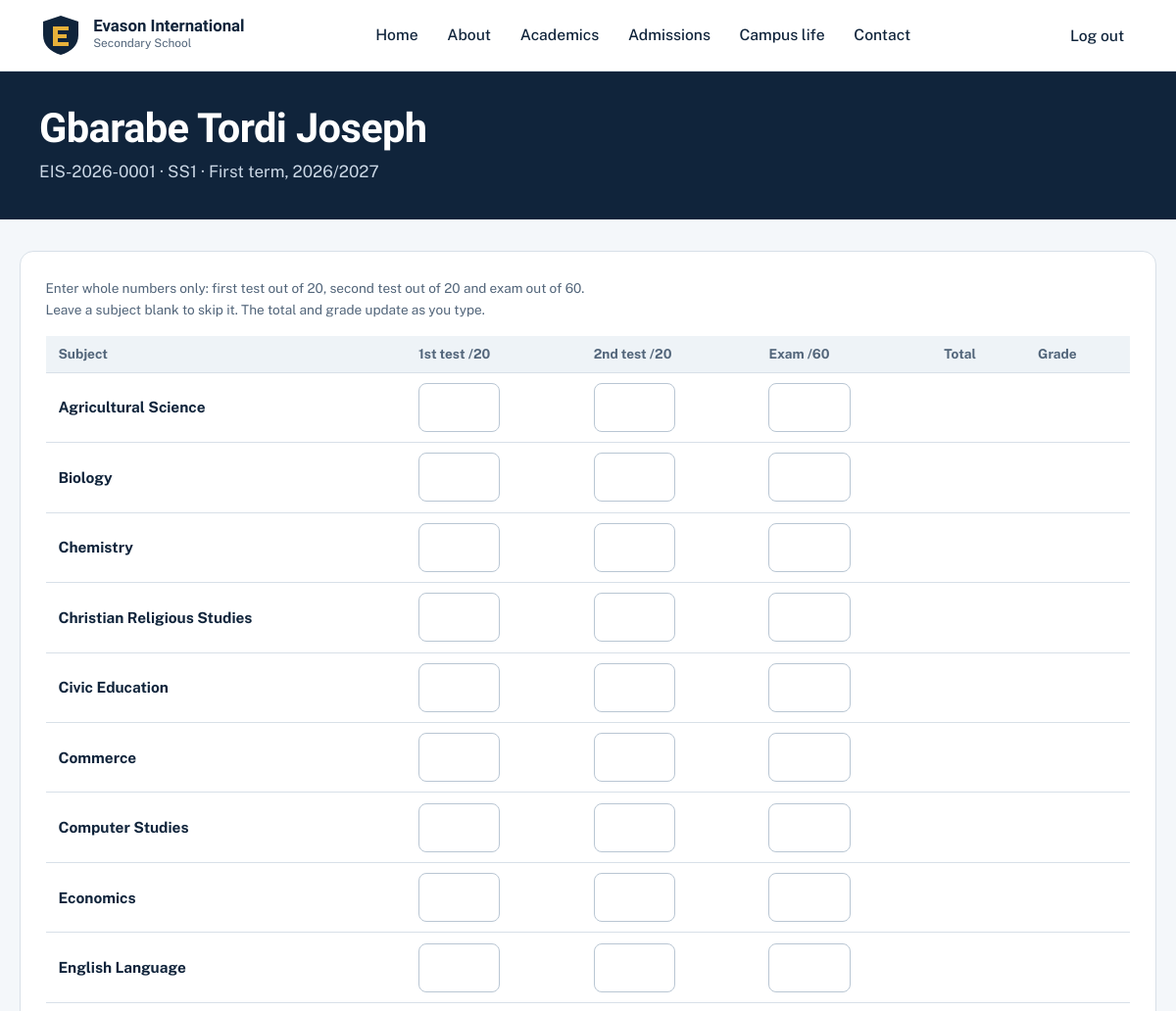
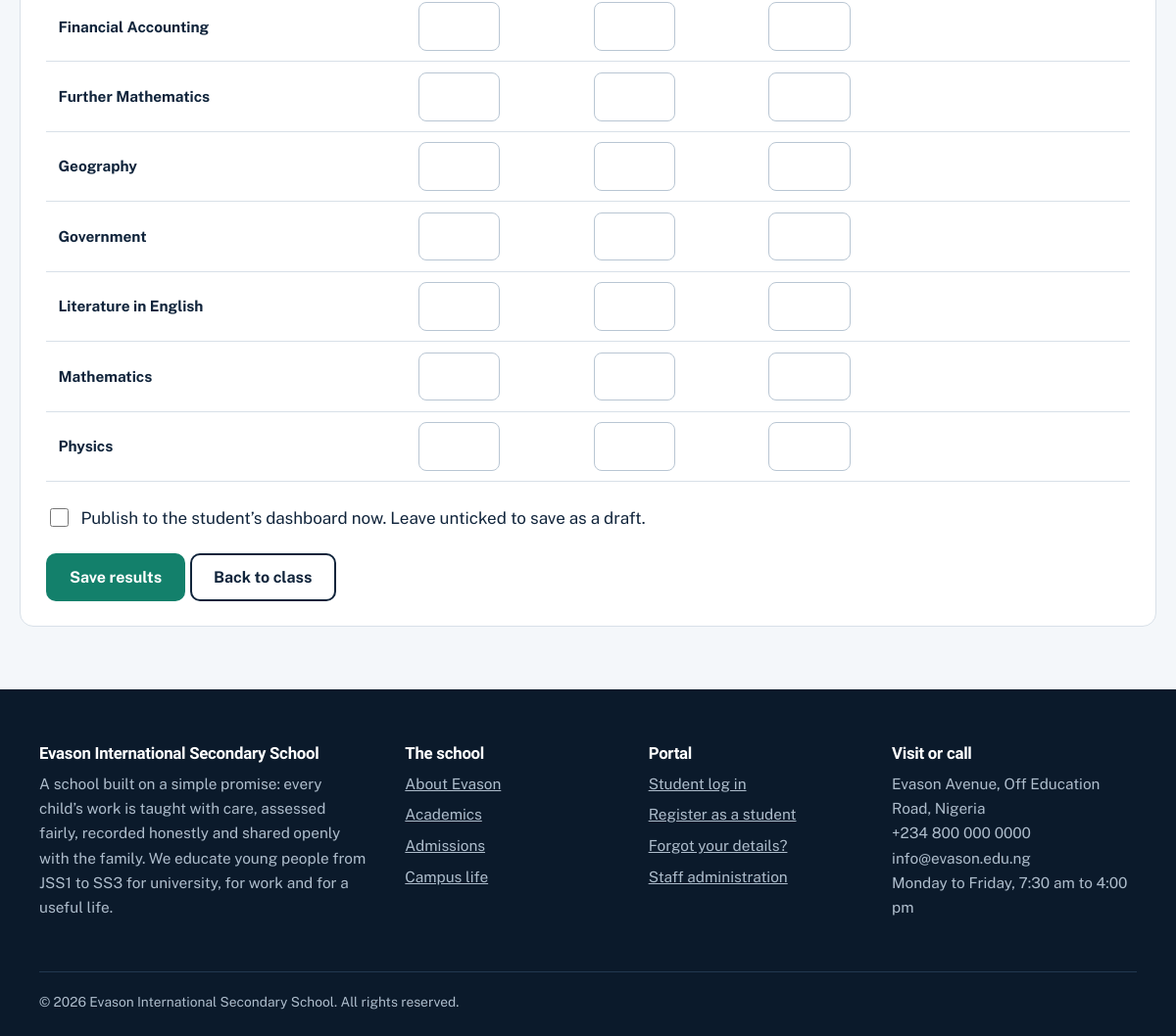
The app's page /portal/results/1/1/ (signed in) with its own data (2 pictures, top to bottom).
### accounts/models.py (models this page shows, shortened)
class StudentProfile(models.Model):
    GENDERS = [("F", "Female"), ("M", "Male")]
    user = models.OneToOneField(settings.AUTH_USER_MODEL, on_delete=models.CASCADE, related_name="student")
    reg_number = models.CharField("Registration number", max_length=20, unique=True, editable=False, blank=True)
    school_class = models.ForeignKey("academics.SchoolClass", on_delete=models.PROTECT, related_name="students")
    gender = models.CharField(max_length=1, choices=GENDERS)
    date_of_birth = models.DateField(null=True, blank=True)
    guardian_name = models.CharField(max_length=120)
    guardian_phone = models.CharField(max_length=30)
    address = models.CharField(max_length=255, blank=True)
    passport = models.ImageField(upload_to="passports/", blank=True)
    created = models.DateTimeField(auto_now_add=True)
    class Meta:
        ordering = ["school_class__order", "user__last_name", "user__first_name"]
    @property
    def full_name(self):
        return self.user.get_full_name() or self.user.username

class User(AbstractUser):
    STUDENT, TEACHER, ADMIN = "student", "teacher", "admin"
    ROLES = [(STUDENT, "Student"), (TEACHER, "Teacher"), (ADMIN, "Administrator")]
    role = models.CharField(max_length=10, choices=ROLES, default=STUDENT)
    phone = models.CharField(max_length=20, blank=True)
    @property
    def is_school_admin(self):
        return self.is_superuser or self.role == self.ADMIN
    @property
    def can_manage_results(self):
        if self.is_school_admin:
            return True
        profile = getattr(self, "teacher", None)
        return bool(self.role == self.TEACHER and profile and profile.can_upload_results)

### academics/models.py (models this page shows, shortened)
class SchoolClass(models.Model):
    name = models.CharField(max_length=10, unique=True)
    order = models.PositiveSmallIntegerField(unique=True)
    subjects = models.ManyToManyField("Subject", through="ClassSubject", related_name="classes", blank=True)
    class Meta:
        ordering = ["order"]
        verbose_name_plural = "classes"
    def __str__(self):
        return self.name

class Term(models.Model):
    TERMS = [(1, "First term"), (2, "Second term"), (3, "Third term")]
    session = models.CharField(max_length=9, help_text="For example 2026/2027")
    term = models.PositiveSmallIntegerField(choices=TERMS)
    is_current = models.BooleanField(default=False)
    class Meta:
        ordering = ["-session", "-term"]
        unique_together = ("session", "term")
    def __str__(self):
        return f"{self.get_term_display()}, {self.session}"

class Subject(models.Model):
    name = models.CharField(max_length=80, unique=True)
    class Meta:
        ordering = ["name"]

### academics/views.py (the view, shortened to what this page needs)
# urls.py: path("results/<int:student_id>/<int:term_id>/", views.enter_results, name="enter_results"),
@results_manager_required
def enter_results(request, student_id, term_id):
    student = get_object_or_404(StudentProfile.objects.select_related("user", "school_class"), pk=student_id)
    term = get_object_or_404(Term, pk=term_id)
    subjects = list(student.school_class.subjects.order_by("name"))
    existing = {r.subject_id: r for r in Result.objects.filter(student=student, term=term)}
    limits = (("ft", "first_test", Result.MAX_FIRST), ("st", "second_test", Result.MAX_SECOND), ("ex", "exam", Result.MAX_EXAM))
    rows, errors, to_save = [], [], []
    for s in subjects:
        old = existing.get(s.id)
        raw = {k: (request.POST.get(f"{k}_{s.id}", "").strip() if request.method == "POST"
                   else (str(getattr(old, f, "")) if old else "")) for k, f, _ in limits}
        row = {"subject": s, **raw, "total": "", "grade": ""}
        rows.append(row)
    publish = request.POST.get("publish") == "on" if request.method == "POST" else (all(r.is_published for r in existing.values()) and bool(existing))
    return render(request, "portal/enter_results.html", {"student": student, "term": term, "rows": rows,
                                                         "publish": publish, "no_subjects": not subjects})

### academics/views.py (called while the page is built)
def _guard(check):
    def decorator(view):
        @wraps(view)
        def wrapper(request, *args, **kwargs):
            if not request.user.is_authenticated:
                return redirect_to_login(request.get_full_path())
            if not check(request.user):
                raise PermissionDenied
            return view(request, *args, **kwargs)
        return wrapper
    return decorator

### website/context.py (called while the page is built)
def school(request):
    return {"SCHOOL": settings.SCHOOL, "year": timezone.now().year}

### templates/portal/enter_results.html (shortened to what this page needs)
{% extends 'base.html' %}
{% block content %}
<div class="page-head"><div class="wrap"><h1>{{ student.full_name }}</h1><p>{{ student.reg_number }} · {{ student.school_class }} · {{ term }}</p></div></div>
<div class="wrap portal">
  {% if no_subjects %}
    <p class="msg error">{{ student.school_class }} has no subjects yet. {% if user.is_school_admin %}<a href="{% url 'class_subjects' student.school_class.pk %}">Assign subjects now</a>.{% else %}Ask the administrator to assign subjects to this class.{% endif %}</p>
  {% else %}
  <form method="post" class="card">
    <p class="help">Enter whole numbers only: first test out of 20, second test out of 20 and exam out of 60. Leave a subject blank to skip it. The total and grade update as you type.</p>
    <div class="tbl-wrap"><table>
      <thead><tr><th>Subject</th><th>1st test /20</th><th>2nd test /20</th><th>Exam /60</th><th>Total</th><th>Grade</th></tr></thead>
      <tbody>
      {% for r in rows %}
        <tr data-row>
          <td><strong>{{ r.subject.name }}</strong></td>
          <td><input class="score" type="number" min="0" max="20" name="ft_{{ r.subject.id }}" value="{{ r.ft }}" aria-label="{{ r.subject.name }} first test"></td>
          <td><input class="score" type="number" min="0" max="20" name="st_{{ r.subject.id }}" value="{{ r.st }}" aria-label="{{ r.subject.name }} second test"></td>
          <td><input class="score" type="number" min="0" max="60" name="ex_{{ r.subject.id }}" value="{{ r.ex }}" aria-label="{{ r.subject.name }} exam"></td>
          <td class="live-total">{{ r.total }}</td>
          <td><span class="grade live-grade{% if r.grade %} g-{{ r.grade }}{% endif %}">{{ r.grade }}</span></td>
        </tr>
      {% endfor %}
      </tbody>
    </table></div>
    <label style="display:flex;gap:.6rem;align-items:center;margin:1.4rem 0"><input type="checkbox" name="publish" {% if publish %}checked{% endif %} style="width:1.2rem;height:1.2rem"> Publish to the student’s dashboard now. Leave unticked to save as a draft.</label>
    <button class="btn btn-sea" type="submit">Save results</button>
    <a class="btn btn-line" style="color:var(--ink)" href="{% url 'class_students' student.school_class.pk %}?term={{ term.pk }}">Back to class</a>
  </form>
  {% endif %}
</div>
{% endblock %}

### static/css/style.css (style rules this page uses)
:root { --ink:#10243b; --ink-2:#1b3957; --paper:#f4f7fa; --white:#fff; --line:#d8e0e8; --muted:#52657a; --gold:#e8b13a; --gold-d:#a8780f; --sea:#13806b; --sea-l:#dff3ee; --red:#b3372c; --font-d:"Bricolage Grotesque",system-ui,sans-serif; --font-b:"Public Sans",system-ui,sans-serif; --r:10px; --max:1160px; }
* { box-sizing:border-box }
html { scroll-behavior:smooth }
body { margin:0;font:400 1.0625rem/1.65 var(--font-b);color:var(--ink);background:var(--paper) }
a { color:var(--sea) }
h1,h2,h3,h4 { font-family:var(--font-d);line-height:1.12;margin:0 0 .5em;letter-spacing:-.015em }
h1 { font-size:clamp(2.4rem,5.4vw,4.3rem);font-weight:800 }
p { margin:0 0 1.1em;max-width:70ch }
.wrap { max-width:var(--max);margin:0 auto;padding:0 1.25rem }
.btn { display:inline-block;padding:.8rem 1.4rem;border-radius:var(--r);font:700 1rem var(--font-b);text-decoration:none;border:2px solid transparent;cursor:pointer;transition:transform .15s,background .15s }
.btn-sea { background:var(--sea);color:#fff }
.btn-line { border-color:currentColor;color:inherit;background:transparent }
.tbl-wrap { overflow-x:auto }
table { border-collapse:collapse;width:100% }
th,td { text-align:left;padding:.65rem .8rem;border-bottom:1px solid var(--line);font-size:.96rem }
th { font:700 .85rem var(--font-b);color:var(--muted);background:#eef3f7 }
.grade { display:inline-block;min-width:1.9rem;text-align:center;font-weight:800;border-radius:6px;padding:.1rem .4rem }
.card { background:var(--white);border:1px solid var(--line);border-radius:14px;padding:1.6rem }
input[type=text],input[type=email],input[type=password],input[type=date],input[type=number],input[type=tel],select,textarea,input[type=file] { width:100%;padding:.7rem .85rem;border:1.5px solid #b9c6d3;border-radius:8px;font:inherit;background:#fff;color:var(--ink) }
.help { font-size:.85rem;color:var(--muted) }
.page-head { background:var(--ink);color:#fff;padding:2.2rem 0 }
.page-head h1 { font-size:clamp(1.8rem,3.5vw,2.6rem);margin:0 }
.page-head p { color:#cbd8e6;margin:.4rem 0 0 }
.portal { padding:2rem 0 4rem }
.score { width:5.2rem !important;text-align:center }
.live-total { font:800 1.1rem var(--font-d) }

### records on screen
StudentProfile: full_name "Gbarabe Tordi Joseph", reg_number "EIS-2026-0001", school_class "SS1"
Term: term+session "First term, 2026/2027"
Subject: subject.name "Agricultural Science"
Subject: subject.name "Biology"
Subject: subject.name "Chemistry"
Subject: subject.name "Christian Religious Studies"
Subject: subject.name "Civic Education"
Subject: subject.name "Commerce"
Subject: subject.name "Computer Studies"
Subject: subject.name "Economics"
Subject: subject.name "English Language"
Subject: subject.name "Financial Accounting"
Subject: subject.name "Further Mathematics"
Subject: subject.name "Geography"
Subject: subject.name "Government"
Subject: subject.name "Literature in English"
Subject: subject.name "Mathematics"
Subject: subject.name "Physics"

### other values on screen
{{ SCHOOL.name }} "Evason International Secondary School"
{{ SCHOOL.address }} "Evason Avenue, Off Education Road, Nigeria"
{{ SCHOOL.phone }} "+234 800 000 0000"
{{ SCHOOL.email }} "info@evason.edu.ng"
